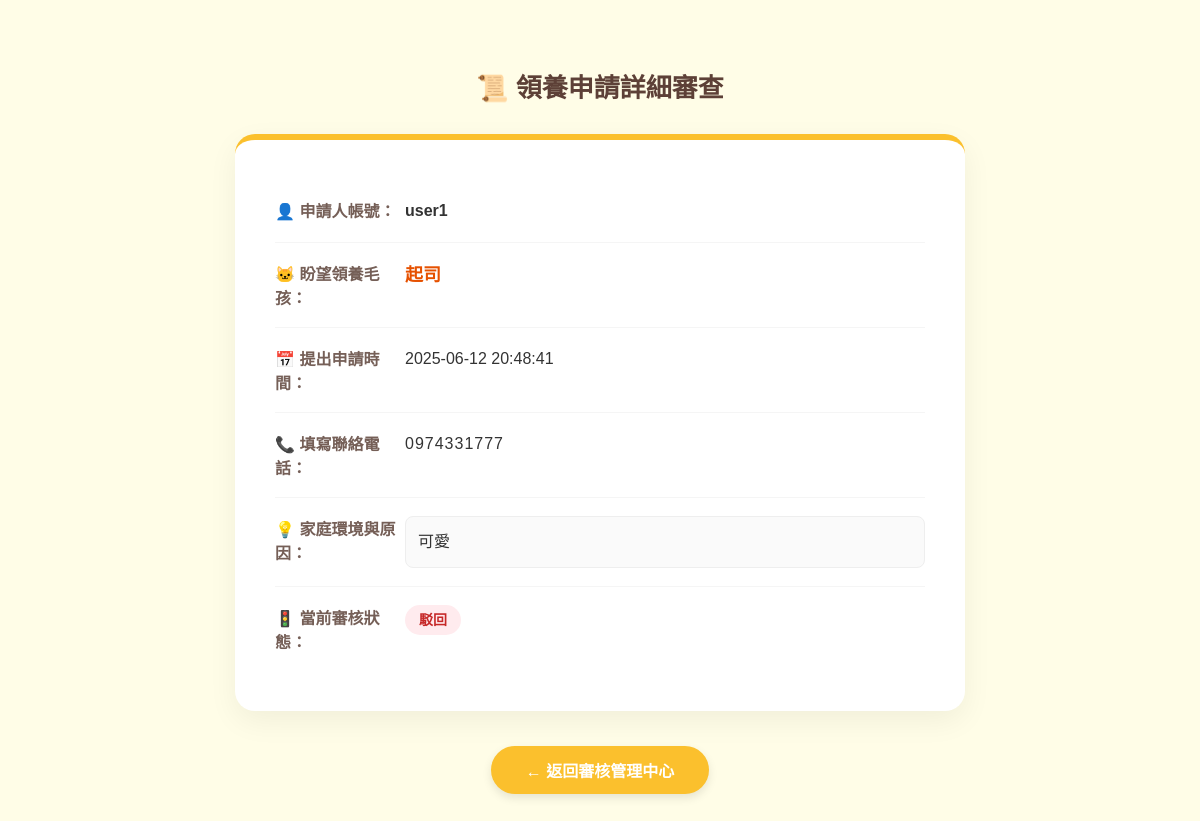
Page /期末報告/view_adopt_application.php?id=4 (signed in) on the committed database.
### tables this page shows
CREATE TABLE `adoptions` (
  `id` int NOT NULL,
  `user_id` int NOT NULL,
  `pet_id` int NOT NULL,
  `phone_number` varchar(15) NOT NULL,
  `reason` text NOT NULL,
  `created_at` datetime DEFAULT CURRENT_TIMESTAMP,
  `status` varchar(20) DEFAULT '審核中'
);

CREATE TABLE `users` (
  `id` int NOT NULL,
  `username` varchar(50) NOT NULL,
  `nickname` varchar(50) DEFAULT NULL,
  `password` varchar(100) NOT NULL,
  `email` varchar(100) DEFAULT NULL,
  `phone` varchar(20) DEFAULT NULL,
  `avatar` varchar(255) DEFAULT NULL,
  `role` enum('user','admin') NOT NULL
);

CREATE TABLE `pets` (
  `id` int NOT NULL,
  `name` varchar(50) DEFAULT NULL,
  `type` varchar(50) DEFAULT NULL,
  `age` int DEFAULT NULL,
  `image` varchar(255) DEFAULT NULL,
  `status` varchar(20) DEFAULT '可領養'
);

### 期末報告/view_adopt_application.php (the view, shortened to what this page needs)
<?php
include('db.php');
$application_id = (int)$_GET['id'];
$stmt = $conn->prepare("SELECT ar.*, u.username AS user_name, p.name AS pet_name
                        FROM adoptions ar
                        JOIN users u ON ar.user_id = u.id
                        JOIN pets p ON ar.pet_id = p.id
                        WHERE ar.id = ?");
$stmt->bind_param("i", $application_id);
$stmt->execute();
$result = $stmt->get_result();
$application = $result->fetch_assoc();
$status = $application['status'];
$badge_style = "background-color: #ffe082; color: #e65100;";
if ($status === '核准') {
    $badge_style = "background-color: #e8f5e9; color: #2e7d32;";
} elseif ($status === '駁回') {
    $badge_style = "background-color: #ffebee; color: #c62828;";
}
?>
<!DOCTYPE html>
<html lang="zh-Hant">
<head>
</head>
<body>
<h1>📜 領養申請詳細審查</h1>
<div class="info-box">
    <div class="info-item">
        <span class="label">👤 申請人帳號：</span>
        <span class="value"><strong><?= htmlspecialchars($application['user_name']) ?></strong></span>
    </div>
    <div class="info-item">
        <span class="label">🐱 盼望領養毛孩：</span>
        <span class="value" style="color:#e65100; font-weight:bold; font-size: 18px;"><?= htmlspecialchars($application['pet_name']) ?></span>
    </div>
    <div class="info-item">
        <span class="label">📅 提出申請時間：</span>
        <span class="value"><?= htmlspecialchars($application['created_at']) ?></span>
    </div>
    <div class="info-item">
        <span class="label">📞 填寫聯絡電話：</span>
        <span class="value" style="letter-spacing: 1px; font-weight: 500;"><?= htmlspecialchars($application['phone_number'] ?? '未填寫') ?></span>
    </div>
    <div class="info-item">
        <span class="label">💡 家庭環境與原因：</span>
        <span class="value" style="background-color: #fafafa; padding: 12px; border-radius: 8px; border: 1px solid #eee; display: block;"><?= nl2br(htmlspecialchars($application['reason'])) ?></span>
    </div>
    <div class="info-item">
        <span class="label">🚦 當前審核狀態：</span>
        <span class="value">
            <span class="status-badge" style="<?= $badge_style ?>"><?= htmlspecialchars($status) ?></span>
        </span>
    </div>
</div>
<div class="btn-back">
    <a href="admin.php?tab=adoptions">← 返回審核管理中心</a>
</div>
</body>
</html>

### 期末報告/view_adopt_application.php (style rules this page uses)
body { font-family: 'Noto Sans TC', sans-serif; background-color: #fffde7; padding: 50px 20px; margin: 0; }
h1 { color: #5d4037; text-align: center; margin-bottom: 30px; font-weight: 700; font-size: 26px; }
.info-box { max-width: 650px; margin: auto; background-color: #fff; border-radius: 20px; box-shadow: 0 10px 30px rgba(0,0,0,0.06); padding: 40px; border-top: 6px solid #fbc02d; }
.info-item { display: flex; border-bottom: 1px solid #f5f5f5; padding: 18px 0; font-size: 16px; align-items: flex-start; }
.info-item:last-child { border-bottom: none; }
.label { font-weight: bold; color: #755f57; width: 130px; flex-shrink: 0; display: inline-block; }
.value { color: #333; flex-grow: 1; line-height: 1.6; }
.status-badge { padding: 4px 14px; border-radius: 20px; font-weight: bold; font-size: 14px; display: inline-block; }
.btn-back { text-align: center; margin-top: 35px; }
.btn-back a { display: inline-block; background-color: #fbc02d; color: white; padding: 12px 35px; border-radius: 25px; text-decoration: none; font-weight: bold; box-shadow: 0 4px 10px rgba(0,0,0,0.1); transition: all 0.2s; }

### rows in the picture
adoptions: user.username "user1", pet.name "起司", created_at "2025-06-12 20:48:41", phone_number "0974331777", reason "可愛", status "駁回"
